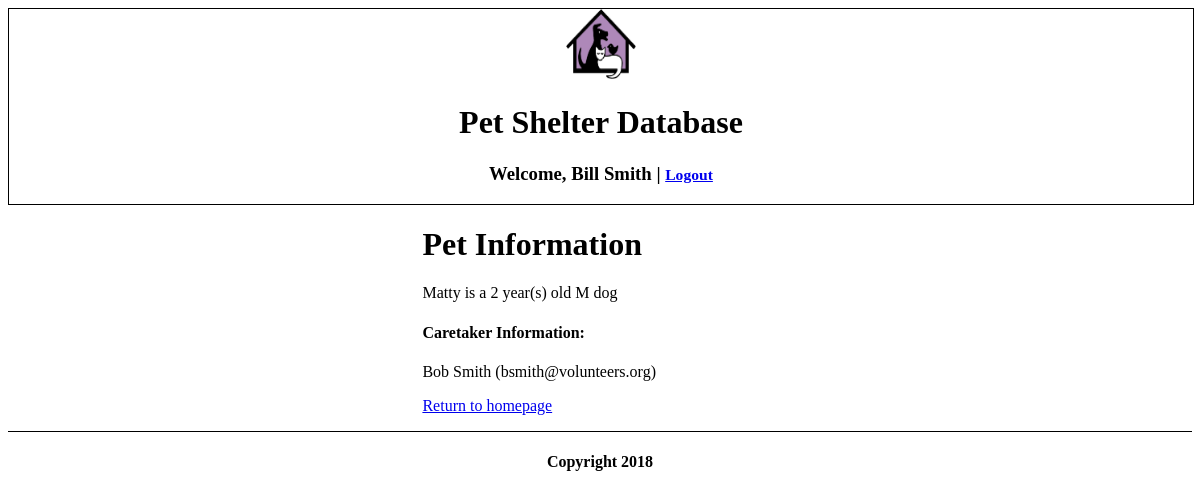
Screenshot of /final-pets/pets/viewpet.php?id=1 (signed in) with the database file from the repository.
### tables this page shows
CREATE TABLE IF NOT EXISTS `pets` (
  `pet_id` int(10) unsigned NOT NULL,
  `name` varchar(256) DEFAULT NULL,
  `age` int(11) DEFAULT NULL,
  `sex` varchar(1) DEFAULT NULL,
  `species` varchar(128) DEFAULT NULL,
  `caretaker_id` smallint(6) NOT NULL
);

CREATE TABLE IF NOT EXISTS `caretakers` (
  `caretaker_id` smallint(6) NOT NULL,
  `caretaker_name` varchar(100) NOT NULL,
  `email` varchar(100) NOT NULL
);

### final-pets/pets/includes/functions.php (called while the page is built)
<?php
function sanitizeString($var)
{
	$var = stripslashes($var);
	$var = strip_tags($var);
	$var = htmlentities($var);
	return $var;
}
function sanitizeMySQL($connection, $var)
{
	$var = sanitizeString($var);
	$var = $connection->real_escape_string($var);
	return $var;
}
?>

### final-pets/pets/viewpet.php (the view, shortened to what this page needs)
<?php
include_once 'includes/header.php';
require_once 'includes/functions.php';
$conn = new mysqli($hn, $un, $pw, $db);
if (isset($_GET['id'])) {
	$id = sanitizeMySQL($conn, $_GET['id']);
	$query = "SELECT * FROM pets NATURAL JOIN caretakers WHERE pet_id=".$id;
	$result = $conn->query($query);
	$rows = $result->num_rows;
	if ($rows == 0) {
		echo "No pet found with id of $id<br>";
	} else {
		while ($row = $result->fetch_assoc()) {
			echo '<h1>Pet Information</h1>';
			echo '<p>'.$row["name"]." is a ".$row["age"]." year(s) old ".$row["sex"]." ".$row["species"].'</p>';
			echo '<h4>Caretaker Information:</h4>';
			echo $row["caretaker_name"]." (".$row["email"].")";
		}
	}
	echo "<p><a href=\"index.php\">Return to homepage</a></p>";
} else {
	echo "No pet id passed";
}
include_once 'includes/footer.php';
?>

### rows the page displays
pets: name "Matty", age "2", sex "M", species "dog", caretaker.caretaker_name "Bob Smith", caretaker.email "bsmith@volunteers.org"

### other values shown
$_SESSION['fname'] "Bill"
$_SESSION['lname'] "Smith"
